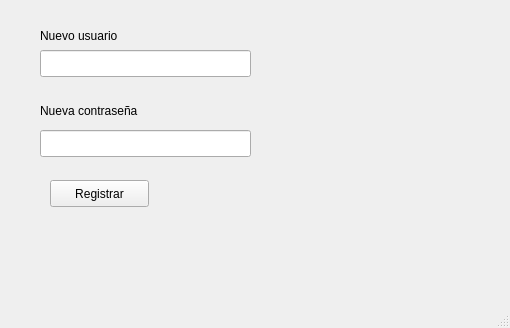
<?xml version="1.0" encoding="UTF-8"?>
<ui version="4.0">
 <class>Registro</class>
 <widget class="QMainWindow" name="Registro">
  <property name="geometry">
   <rect>
    <x>0</x>
    <y>0</y>
    <width>510</width>
    <height>328</height>
   </rect>
  </property>
  <property name="maximumSize">
   <size>
    <width>510</width>
    <height>328</height>
   </size>
  </property>
  <property name="windowTitle">
   <string>MainWindow</string>
  </property>
  <widget class="QWidget" name="centralwidget">
   <widget class="QPushButton" name="pushButton">
    <property name="geometry">
     <rect>
      <x>50</x>
      <y>180</y>
      <width>99</width>
      <height>27</height>
     </rect>
    </property>
    <property name="text">
     <string>Registrar</string>
    </property>
   </widget>
   <widget class="QLabel" name="label">
    <property name="geometry">
     <rect>
      <x>40</x>
      <y>20</y>
      <width>121</width>
      <height>31</height>
     </rect>
    </property>
    <property name="text">
     <string>Nuevo usuario</string>
    </property>
   </widget>
   <widget class="QLabel" name="label_2">
    <property name="geometry">
     <rect>
      <x>40</x>
      <y>100</y>
      <width>121</width>
      <height>21</height>
     </rect>
    </property>
    <property name="text">
     <string>Nueva contraseña</string>
    </property>
   </widget>
   <widget class="QLineEdit" name="lineEdit">
    <property name="geometry">
     <rect>
      <x>40</x>
      <y>50</y>
      <width>211</width>
      <height>27</height>
     </rect>
    </property>
   </widget>
   <widget class="QLineEdit" name="lineEdit_2">
    <property name="geometry">
     <rect>
      <x>40</x>
      <y>130</y>
      <width>211</width>
      <height>27</height>
     </rect>
    </property>
   </widget>
  </widget>
  <widget class="QMenuBar" name="menubar">
   <property name="geometry">
    <rect>
     <x>0</x>
     <y>0</y>
     <width>510</width>
     <height>25</height>
    </rect>
   </property>
  </widget>
  <widget class="QStatusBar" name="statusbar"/>
 </widget>
 <resources/>
 <connections/>
</ui>
